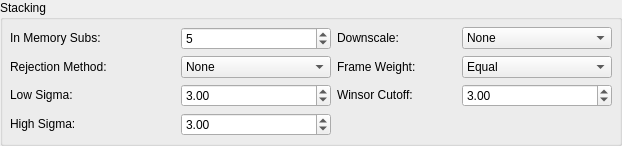
    <widget class="QGroupBox" name="StackingGroupBox">
     <property name="sizePolicy">
      <sizepolicy hsizetype="Preferred" vsizetype="Fixed">
       <horstretch>0</horstretch>
       <verstretch>0</verstretch>
      </sizepolicy>
     </property>
     <property name="title">
      <string>Stacking</string>
     </property>
     <layout class="QGridLayout" name="gridLayout_2">
      <property name="leftMargin">
       <number>7</number>
      </property>
      <property name="topMargin">
       <number>7</number>
      </property>
      <property name="rightMargin">
       <number>7</number>
      </property>
      <property name="bottomMargin">
       <number>7</number>
      </property>
      <item row="6" column="1">
       <widget class="QDoubleSpinBox" name="HighSigma">
        <property name="sizePolicy">
         <sizepolicy hsizetype="Fixed" vsizetype="Fixed">
          <horstretch>0</horstretch>
          <verstretch>0</verstretch>
         </sizepolicy>
        </property>
        <property name="minimumSize">
         <size>
          <width>150</width>
          <height>0</height>
         </size>
        </property>
        <property name="toolTip">
         <string>&lt;html&gt;&lt;head/&gt;&lt;body&gt;&lt;p&gt;Value of High Sigma to be used in pixel rejection.&lt;/p&gt;&lt;/body&gt;&lt;/html&gt;</string>
        </property>
        <property name="maximum">
         <double>10.000000000000000</double>
        </property>
        <property name="value">
         <double>3.000000000000000</double>
        </property>
       </widget>
      </item>
      <item row="5" column="0">
       <widget class="QLabel" name="LowSigmaLabel">
        <property name="sizePolicy">
         <sizepolicy hsizetype="Preferred" vsizetype="Fixed">
          <horstretch>0</horstretch>
          <verstretch>0</verstretch>
         </sizepolicy>
        </property>
        <property name="text">
         <string>Low Sigma:</string>
        </property>
        <property name="buddy">
         <cstring>LowSigma</cstring>
        </property>
       </widget>
      </item>
      <item row="0" column="1">
       <widget class="QSpinBox" name="NumInMem">
        <property name="sizePolicy">
         <sizepolicy hsizetype="Fixed" vsizetype="Fixed">
          <horstretch>0</horstretch>
          <verstretch>0</verstretch>
         </sizepolicy>
        </property>
        <property name="minimumSize">
         <size>
          <width>150</width>
          <height>0</height>
         </size>
        </property>
        <property name="toolTip">
         <string>&lt;html&gt;&lt;head/&gt;&lt;body&gt;&lt;p&gt;The maximum number of subs held in memory whilst processing. The larger the value, the better the quality of the stacking process, but at the cost of more processing time and memory used.&lt;/p&gt;&lt;p&gt;&lt;br/&gt;&lt;/p&gt;&lt;p&gt;Processes such as sigma clipping will use this many subs to calculate statistics to use on all subs.&lt;/p&gt;&lt;/body&gt;&lt;/html&gt;</string>
        </property>
        <property name="minimum">
         <number>2</number>
        </property>
        <property name="maximum">
         <number>100</number>
        </property>
        <property name="value">
         <number>5</number>
        </property>
       </widget>
      </item>
      <item row="0" column="0">
       <widget class="QLabel" name="InMemoryLabel">
        <property name="sizePolicy">
         <sizepolicy hsizetype="Fixed" vsizetype="Fixed">
          <horstretch>0</horstretch>
          <verstretch>0</verstretch>
         </sizepolicy>
        </property>
        <property name="minimumSize">
         <size>
          <width>165</width>
          <height>0</height>
         </size>
        </property>
        <property name="text">
         <string>In Memory Subs:</string>
        </property>
        <property name="buddy">
         <cstring>NumInMem</cstring>
        </property>
       </widget>
      </item>
      <item row="6" column="0">
       <widget class="QLabel" name="HighSigmaLabel">
        <property name="sizePolicy">
         <sizepolicy hsizetype="Preferred" vsizetype="Fixed">
          <horstretch>0</horstretch>
          <verstretch>0</verstretch>
         </sizepolicy>
        </property>
        <property name="text">
         <string>High Sigma:</string>
        </property>
        <property name="buddy">
         <cstring>HighSigma</cstring>
        </property>
       </widget>
      </item>
      <item row="5" column="1">
       <widget class="QDoubleSpinBox" name="LowSigma">
        <property name="sizePolicy">
         <sizepolicy hsizetype="Fixed" vsizetype="Fixed">
          <horstretch>0</horstretch>
          <verstretch>0</verstretch>
         </sizepolicy>
        </property>
        <property name="minimumSize">
         <size>
          <width>150</width>
          <height>0</height>
         </size>
        </property>
        <property name="toolTip">
         <string>&lt;html&gt;&lt;head/&gt;&lt;body&gt;&lt;p&gt;Value of Low Sigma to be used in pixel rejection.&lt;/p&gt;&lt;/body&gt;&lt;/html&gt;</string>
        </property>
        <property name="maximum">
         <double>10.000000000000000</double>
        </property>
        <property name="value">
         <double>3.000000000000000</double>
        </property>
       </widget>
      </item>
      <item row="0" column="2">
       <widget class="QLabel" name="DownscaleLabel">
        <property name="sizePolicy">
         <sizepolicy hsizetype="Fixed" vsizetype="Fixed">
          <horstretch>0</horstretch>
          <verstretch>0</verstretch>
         </sizepolicy>
        </property>
        <property name="minimumSize">
         <size>
          <width>119</width>
          <height>0</height>
         </size>
        </property>
        <property name="text">
         <string>Downscale:</string>
        </property>
        <property name="buddy">
         <cstring>LSDownscale</cstring>
        </property>
       </widget>
      </item>
      <item row="0" column="3">
       <widget class="QComboBox" name="LSDownscale">
        <property name="toolTip">
         <string>&lt;html&gt;&lt;head/&gt;&lt;body&gt;&lt;p&gt;Downscale images:&lt;/p&gt;&lt;p&gt;- None. No downscaling applied .&lt;/p&gt;&lt;p&gt;- 2x2. Subs and masters are downscaled 2x2.&lt;/p&gt;&lt;p&gt;- 3x3. Subs and masters are downscaled 3x3.&lt;/p&gt;&lt;p&gt;- 4x4. Subs and masters are downscaled 4x4.&lt;/p&gt;&lt;/body&gt;&lt;/html&gt;</string>
        </property>
        <property name="currentText">
         <string>None</string>
        </property>
        <item>
         <property name="text">
          <string>None</string>
         </property>
        </item>
        <item>
         <property name="text">
          <string>2x2</string>
         </property>
        </item>
        <item>
         <property name="text">
          <string>3x3</string>
         </property>
        </item>
        <item>
         <property name="text">
          <string>4x4</string>
         </property>
        </item>
       </widget>
      </item>
      <item row="1" column="3">
       <widget class="QComboBox" name="Weighting">
        <property name="sizePolicy">
         <sizepolicy hsizetype="Fixed" vsizetype="Fixed">
          <horstretch>0</horstretch>
          <verstretch>0</verstretch>
         </sizepolicy>
        </property>
        <property name="minimumSize">
         <size>
          <width>150</width>
          <height>0</height>
         </size>
        </property>
        <property name="toolTip">
         <string>&lt;html&gt;&lt;head/&gt;&lt;body&gt;&lt;p&gt;Frame weighting:&lt;/p&gt;&lt;p&gt;- Equal. All frames have the same weight.&lt;/p&gt;&lt;p&gt;- HFR. Frames are weighted by 1 / Average HFR.&lt;/p&gt;&lt;p&gt;- Num Stars. Frames are weighted by the number of stars detected in the frame.&lt;/p&gt;&lt;/body&gt;&lt;/html&gt;</string>
        </property>
        <item>
         <property name="text">
          <string>Equal</string>
         </property>
        </item>
        <item>
         <property name="text">
          <string>HFR</string>
         </property>
        </item>
        <item>
         <property name="text">
          <string>Num Stars</string>
         </property>
        </item>
       </widget>
      </item>
      <item row="1" column="2">
       <widget class="QLabel" name="WeightingLabel">
        <property name="sizePolicy">
         <sizepolicy hsizetype="Fixed" vsizetype="Fixed">
          <horstretch>0</horstretch>
          <verstretch>0</verstretch>
         </sizepolicy>
        </property>
        <property name="text">
         <string>Frame Weight:</string>
        </property>
        <property name="buddy">
         <cstring>Weighting</cstring>
        </property>
       </widget>
      </item>
      <item row="1" column="0">
       <widget class="QLabel" name="pixelRejLabel">
        <property name="sizePolicy">
         <sizepolicy hsizetype="Preferred" vsizetype="Fixed">
          <horstretch>0</horstretch>
          <verstretch>0</verstretch>
         </sizepolicy>
        </property>
        <property name="text">
         <string>Rejection Method:</string>
        </property>
        <property name="buddy">
         <cstring>Rejection</cstring>
        </property>
       </widget>
      </item>
      <item row="1" column="1">
       <widget class="QComboBox" name="Rejection">
        <property name="sizePolicy">
         <sizepolicy hsizetype="Ignored" vsizetype="Fixed">
          <horstretch>0</horstretch>
          <verstretch>0</verstretch>
         </sizepolicy>
        </property>
        <property name="minimumSize">
         <size>
          <width>150</width>
          <height>0</height>
         </size>
        </property>
        <property name="toolTip">
         <string>&lt;html&gt;&lt;head/&gt;&lt;body&gt;&lt;p&gt;Pixel rejection algorithm:&lt;/p&gt;&lt;p&gt;- None. No rejection is applied.&lt;/p&gt;&lt;p&gt;- Sigma Clipping. Outlying pixels are rejected.&lt;/p&gt;&lt;p&gt;- Winsorized Sigma Clipping. Winsorized version of sigma clipping&lt;/p&gt;&lt;/body&gt;&lt;/html&gt;</string>
        </property>
        <property name="currentText">
         <string>None</string>
        </property>
        <property name="currentIndex">
         <number>0</number>
        </property>
        <item>
         <property name="text">
          <string>None</string>
         </property>
        </item>
        <item>
         <property name="text">
          <string>Sigma Clipping</string>
         </property>
        </item>
        <item>
         <property name="text">
          <string>Winsorized SC</string>
         </property>
        </item>
       </widget>
      </item>
      <item row="5" column="2">
       <widget class="QLabel" name="WinsorCutoffLabel">
        <property name="sizePolicy">
         <sizepolicy hsizetype="Fixed" vsizetype="Fixed">
          <horstretch>0</horstretch>
          <verstretch>0</verstretch>
         </sizepolicy>
        </property>
        <property name="minimumSize">
         <size>
          <width>119</width>
          <height>0</height>
         </size>
        </property>
        <property name="text">
         <string>Winsor Cutoff:</string>
        </property>
        <property name="buddy">
         <cstring>WinsorCutoff</cstring>
        </property>
       </widget>
      </item>
      <item row="5" column="3">
       <widget class="QDoubleSpinBox" name="WinsorCutoff">
        <property name="sizePolicy">
         <sizepolicy hsizetype="Fixed" vsizetype="Fixed">
          <horstretch>0</horstretch>
          <verstretch>0</verstretch>
         </sizepolicy>
        </property>
        <property name="minimumSize">
         <size>
          <width>150</width>
          <height>0</height>
         </size>
        </property>
        <property name="toolTip">
         <string>&lt;html&gt;&lt;head/&gt;&lt;body&gt;&lt;p&gt;Winsorization cutoff in units of sigma to be used in pixel rejection.&lt;/p&gt;&lt;/body&gt;&lt;/html&gt;</string>
        </property>
        <property name="maximum">
         <double>10.000000000000000</double>
        </property>
        <property name="value">
         <double>3.000000000000000</double>
        </property>
       </widget>
      </item>
     </layout>
    </widget>
